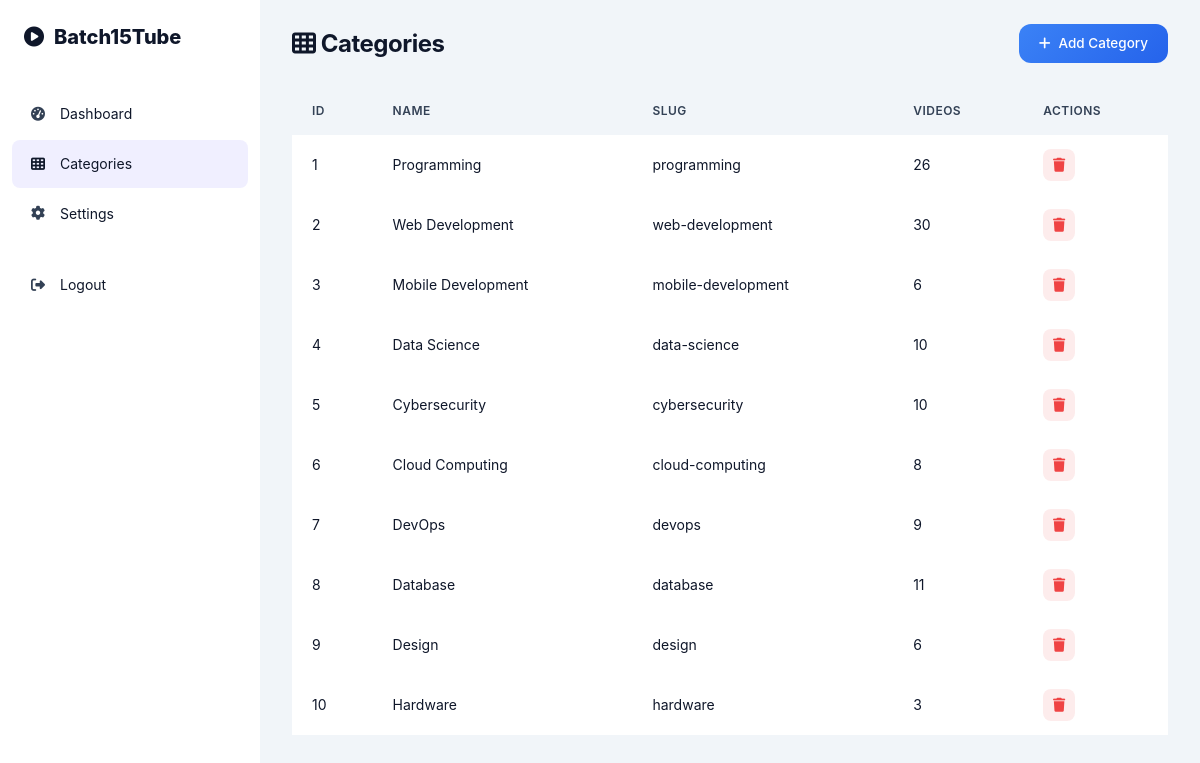
Page /youtube/cs15b/admin/categories.php (signed in) on the committed database.
### tables this page shows
CREATE TABLE IF NOT EXISTS categories (
    id INT AUTO_INCREMENT PRIMARY KEY,
    name VARCHAR(255) NOT NULL,
    slug VARCHAR(255) NOT NULL UNIQUE,
    description TEXT DEFAULT NULL,
    is_active BOOLEAN DEFAULT TRUE,
    sort_order INT DEFAULT 0,
    created_at TIMESTAMP DEFAULT CURRENT_TIMESTAMP
);

### youtube/cs15b/admin/categories.php (the view, shortened to what this page needs)
<?php
require_once __DIR__ . '/../config/config.php';
$stmt = $pdo->query("SELECT c.*, (SELECT COUNT(*) FROM videos WHERE category_id = c.id) as video_count FROM categories c ORDER BY c.sort_order");
$categories = $stmt->fetchAll();
?>
<!DOCTYPE html>
<html lang="en" data-theme="light">
<head>
    <link rel="stylesheet" href="<?= SITE_URL ?>/assets/css/style.css">
    <link rel="stylesheet" href="<?= SITE_URL ?>/assets/css/admin.css">
    <link rel="stylesheet" href="<?= SITE_URL ?>/assets/css/responsive.css">
    <link rel="stylesheet" href="https://cdnjs.cloudflare.com/ajax/libs/font-awesome/6.5.1/css/all.min.css">
</head>
<body>
    <div class="admin-wrapper">
        <aside class="admin-sidebar">
            <div class="admin-logo"><i class="fas fa-play-circle" style="color:var(--primary)"></i><span>Batch15Tube</span></div>
            <nav class="admin-nav">
                <a href="<?= SITE_URL ?>/admin/index.php" class="admin-nav-item"><i class="fas fa-tachometer-alt"></i> Dashboard</a>
                <a href="<?= SITE_URL ?>/admin/categories.php" class="admin-nav-item active"><i class="fas fa-th"></i> Categories</a>
                <a href="<?= SITE_URL ?>/admin/settings.php" class="admin-nav-item"><i class="fas fa-cog"></i> Settings</a>
                <a href="<?= SITE_URL ?>/admin/index.php?logout=1" class="admin-nav-item"><i class="fas fa-sign-out-alt"></i> Logout</a>
            </nav>
        </aside>
        <main class="admin-main">
            <div class="admin-topbar">
                <h1 class="admin-page-title"><i class="fas fa-th"></i> Categories</h1>
                <button class="btn btn-primary" data-modal="addCategoryModal"><i class="fas fa-plus"></i> Add Category</button>
            </div>
            <div class="admin-table-container">
                <table class="admin-table">
                    <thead><tr><th>ID</th><th>Name</th><th>Slug</th><th>Videos</th><th>Actions</th></tr></thead>
                    <tbody>
                        <?php foreach ($categories as $c): ?>
                        <tr>
                            <td><?= $c['id'] ?></td>
                            <td><?= htmlspecialchars($c['name']) ?></td>
                            <td><?= htmlspecialchars($c['slug']) ?></td>
                            <td><?= $c['video_count'] ?></td>
                            <td>
                                <form method="POST" style="display:inline;">
                                    <button type="submit" class="action-icon delete" onclick="return confirm('Delete this category?')"><i class="fas fa-trash"></i></button>
                                </form>
                            </td>
                        </tr>
                        <?php endforeach; ?>
                    </tbody>
                </table>
            </div>
        </main>
    </div>
</body>
</html>

### youtube/cs15b/assets/css/admin.css (style rules this page uses)
.admin-wrapper { display: flex; min-height: 100vh; }
.admin-sidebar { width: 260px; background: var(--bg-card); border-right: 1px solid var(--border-color); display: flex; flex-direction: column; position: fixed; top: 0; left: 0; height: 100vh; z-index: 100; overflow-y: auto; }
.admin-logo { display: flex; align-items: center; gap: 10px; padding: 20px 24px; border-bottom: 1px solid var(--border-color); font-size: 20px; font-weight: 800; }
.admin-nav { flex: 1; padding: 16px 12px; }
.admin-nav-item { display: flex; align-items: center; gap: 12px; padding: 12px 16px; border-radius: var(--radius-sm); color: var(--text-primary); font-size: 14px; transition: var(--transition); margin-bottom: 2px; }
.admin-nav-item i { width: 20px; text-align: center; color: var(--text-secondary); }
.admin-nav-item.active { background: rgba(108, 99, 255, 0.1); color: var(--primary); }
.admin-nav-item.active i { color: var(--primary); }
.admin-main { flex: 1; margin-left: 260px; padding: 24px 32px; background: var(--bg-secondary); min-height: 100vh; }
.admin-topbar { display: flex; align-items: center; justify-content: space-between; margin-bottom: 24px; }
.admin-page-title { font-size: 24px; font-weight: 700; }
.admin-table-container { background: var(--bg-card); border-radius: var(--radius); border: 1px solid var(--border-color); overflow: hidden; margin-bottom: 24px; }
.admin-table { width: 100%; border-collapse: collapse; }
.admin-table th, .admin-table td { padding: 14px 20px; text-align: left; font-size: 14px; border-bottom: 1px solid var(--border-color); }
.admin-table th { background: var(--bg-secondary); font-weight: 600; color: var(--text-secondary); font-size: 12px; text-transform: uppercase; letter-spacing: 0.5px; }
.admin-table .action-icon { width: 32px; height: 32px; border-radius: 8px; border: none; cursor: pointer; display: flex; align-items: center; justify-content: center; font-size: 14px; transition: var(--transition); }
.action-icon.delete { background: rgba(239, 68, 68, 0.1); color: #ef4444; }

### rows in the picture
categories: id "1", name "Programming", slug "programming", video_count "26"
categories: id "2", name "Web Development", slug "web-development", video_count "30"
categories: id "3", name "Mobile Development", slug "mobile-development", video_count "6"
categories: id "4", name "Data Science", slug "data-science", video_count "10"
categories: id "5", name "Cybersecurity", slug "cybersecurity", video_count "10"
categories: id "6", name "Cloud Computing", slug "cloud-computing", video_count "8"
categories: id "7", name "DevOps", slug "devops", video_count "9"
categories: id "8", name "Database", slug "database", video_count "11"
categories: id "9", name "Design", slug "design", video_count "6"
categories: id "10", name "Hardware", slug "hardware", video_count "3"
